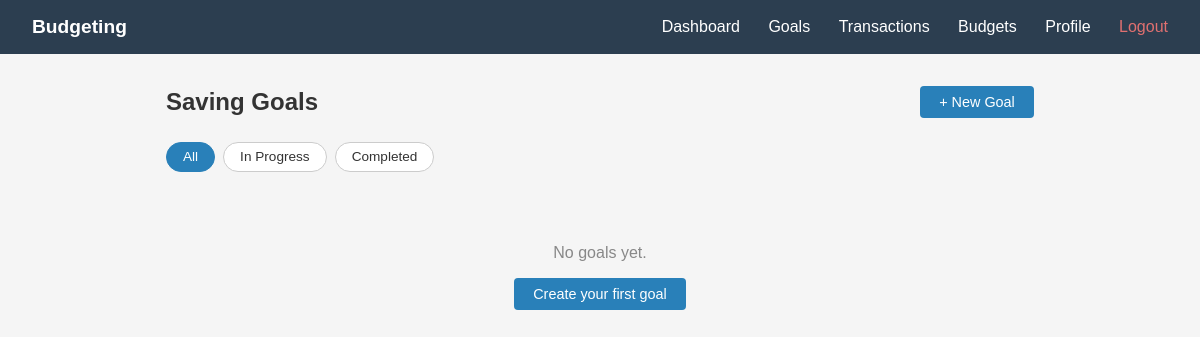
Page /saving-goals/ (signed in) on the earlier database version.
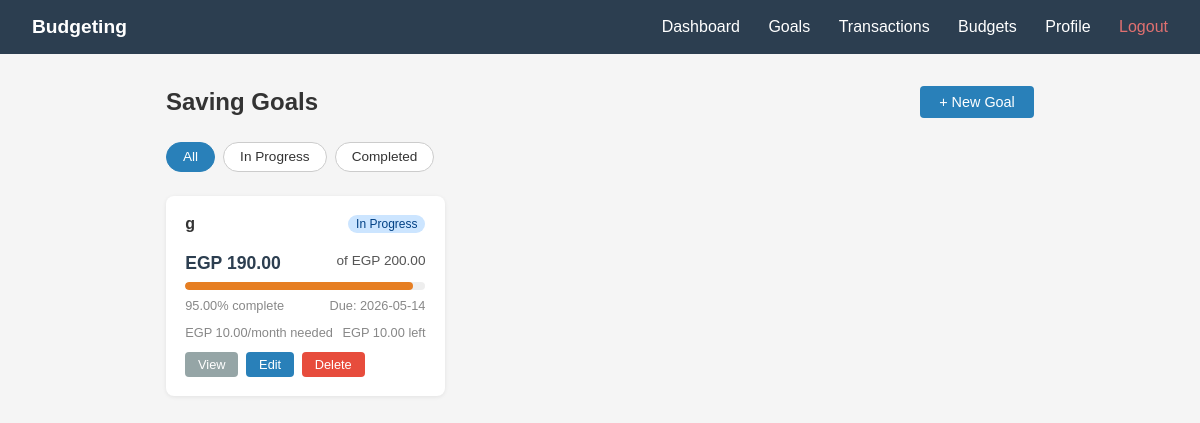
Same page on the later database version.
### saving_goals/models.py (models this page shows, shortened)
class SavingGoal(models.Model):
    class Status(models.TextChoices):
        IN_PROGRESS = "In Progress", "In Progress"
        COMPLETED   = "Completed",   "Completed"
    user = models.ForeignKey(settings.AUTH_USER_MODEL, on_delete=models.CASCADE, related_name="saving_goals")
    goal_name= models.CharField(max_length=100)
    target_amount = models.DecimalField(max_digits=10, decimal_places=2)
    current_amount = models.DecimalField(max_digits=10, decimal_places=2, default=0.00)
    deadline = models.DateField()
    status= models.CharField(max_length=20, choices=Status.choices, default=Status.IN_PROGRESS)
    created_at = models.DateTimeField(auto_now_add=True)
    updated_at = models.DateTimeField(auto_now=True)
    class Meta:
        ordering = ["deadline"]
        verbose_name = "Saving Goal"
        verbose_name_plural = "Saving Goals"

### saving_goals/views.py (the view)
# urls.py: path("", views.SavingGoalListView.as_view(),name="saving-goals-list"),
class SavingGoalListView(LoginRequiredMixin, View):
    def get(self, request):
        status_filter = request.GET.get("status")
        goals = services.get_user_goals(request.user, status_filter=status_filter)
        context = {
            "goals":[services.build_goal_data(g) for g in goals],
            "status_filter": status_filter,
        }
        return render(request, "saving_goals/list.html", context)

### saving_goals/services.py (called while the page is built)
def get_user_goals(user, status_filter=None):
    qs = SavingGoal.objects.filter(user=user)
    if status_filter:
        qs = qs.filter(status=status_filter)
    return qs

def calculate_progress(goal):
    if goal.target_amount == 0:
        return Decimal("0.00")
    raw = (goal.current_amount / goal.target_amount) * 100
    return min(Decimal("100.00"), round(raw, 2))

def calculate_monthly_saving_needed(goal):
    today  = timezone.now().date()
    months = (goal.deadline.year - today.year) * 12 + (goal.deadline.month - today.month)
    months = max(1, months)
    remaining = max(Decimal("0.00"), goal.target_amount - goal.current_amount)
    return round(remaining / months, 2)

### saving_goals/singleton.py (called while the page is built)
    def __new__(cls):
        if cls._instance is None:
            cls._instance = object.__new__(SessionManager)
            cls._instance._session_data = {}
        return cls._instance

    def set(self, key: str, value):
        self._session_data[key] = value

### saving_goals/templates/saving_goals/list.html (shortened to what this page needs)
{% extends "base.html" %}
{% block content %}
<div class="page-header">
    <h1>Saving Goals</h1>
    <a href="{% url 'saving-goals-create' %}" class="btn btn-primary">+ New Goal</a>
</div>
<div class="filters">
    <a href="{% url 'saving-goals-list' %}" class="filter-btn {% if not status_filter %}active{% endif %}">All</a>
    <a href="{% url 'saving-goals-list' %}?status=In+Progress" class="filter-btn {% if status_filter == 'In Progress' %}active{% endif %}">In Progress</a>
    <a href="{% url 'saving-goals-list' %}?status=Completed" class="filter-btn {% if status_filter == 'Completed' %}active{% endif %}">Completed</a>
</div>
{% if goals %}
<div class="goals-grid">
    {% for goal in goals %}
    <div class="goal-card">
        <div style="display:flex; justify-content:space-between; align-items:flex-start; margin-bottom:0.5rem;">
            <h3>{{ goal.goal_name }}</h3>
            <span class="status-badge {% if goal.status == 'Completed' %}completed{% else %}in-progress{% endif %}">
                {{ goal.status }}
            </span>
        </div>
        <div class="amounts">
            <span class="current">EGP {{ goal.current_amount }}</span>
            <span>of EGP {{ goal.target_amount }}</span>
        </div>
        <div class="progress-track">
            <div class="progress-fill
                {% if goal.progress_percentage == '100.00' %}complete
                {% elif goal.progress_percentage >= '80.00' %}warning
                {% endif %}"
                style="width: {{ goal.progress_percentage }}%">
            </div>
        </div>
        <div class="meta">
            <span>{{ goal.progress_percentage }}% complete</span>
            <span>Due: {{ goal.deadline }}</span>
        </div>
        {% if goal.status != 'Completed' %}
        <div class="meta">
            <span>EGP {{ goal.monthly_saving_needed }}/month needed</span>
            <span>EGP {{ goal.remaining_amount }} left</span>
        </div>
        {% endif %}
        <div class="card-actions">
            <a href="{% url 'saving-goals-detail' goal.id %}" class="btn btn-secondary" style="font-size:0.8rem; padding:0.3rem 0.8rem;">View</a>
            <a href="{% url 'saving-goals-edit' goal.id %}"   class="btn btn-primary"   style="font-size:0.8rem; padding:0.3rem 0.8rem;">Edit</a>
            <a href="{% url 'saving-goals-delete' goal.id %}" class="btn btn-danger"    style="font-size:0.8rem; padding:0.3rem 0.8rem;">Delete</a>
        </div>
    </div>
    {% endfor %}
</div>
{% else %}
<div class="empty-state">
    <p>No goals yet.</p>
    <a href="{% url 'saving-goals-create' %}" class="btn btn-primary" style="margin-top:1rem;">Create your first goal</a>
</div>
{% endif %}
{% endblock %}

Differences in the rows shown:
added SavingGoal: goal_name "g", status "In Progress", current_amount "190.00", target_amount "200.00", progress_percentage "95.00", deadline "2026-05-14", monthly_saving_needed "10.00", remaining_amount "10.00"
Other differences:
text no longer shown: "No goals yet. Create your first goal"
